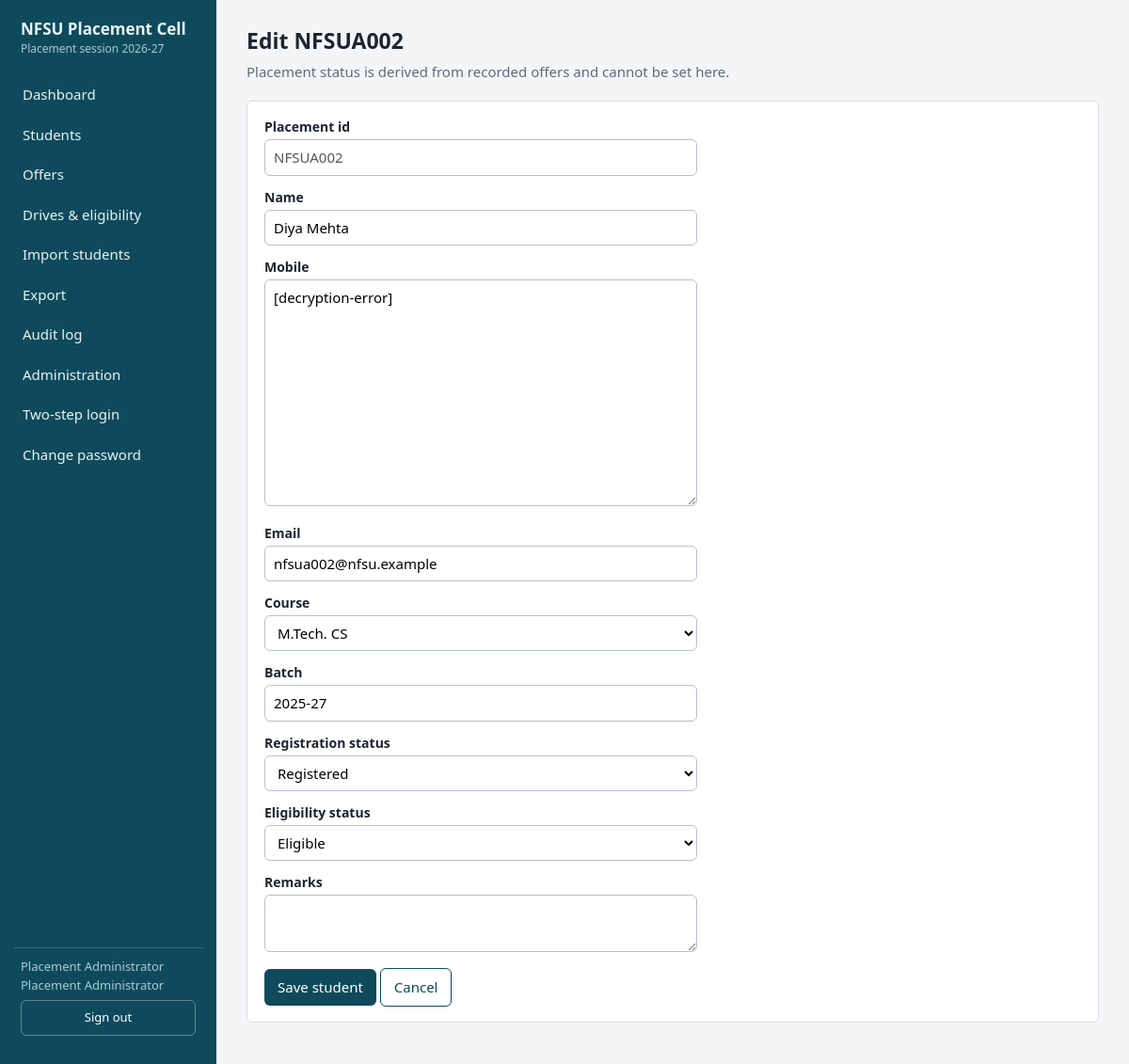
The page /students/2/edit/ (signed in) on the database its author committed.
### core/models.py (models this page shows, shortened)
class User(AbstractUser):
    class Role(models.TextChoices):
        ADMIN = "ADMIN", "Placement Administrator"
        OFFICER = "OFFICER", "Placement Officer"
        COORDINATOR = "COORDINATOR", "Course Coordinator"
        RECRUITER = "RECRUITER", "Company / Recruiter"
        STUDENT = "STUDENT", "Student (read-only)"
    role = models.CharField(max_length=20, choices=Role.choices, default=Role.STUDENT)
    course = models.CharField(max_length=20, choices=COURSES, blank=True,
                              help_text="Coordinators: the one course they may see.")
    company = models.ForeignKey(Company, null=True, blank=True, on_delete=models.SET_NULL,
                                help_text="Recruiters: the one company they may see.")
    student = models.OneToOneField(Student, null=True, blank=True, on_delete=models.SET_NULL,
                                   related_name="login", help_text="Students: their own record.")
    totp_secret = models.CharField(max_length=64, blank=True)
    mfa_enabled = models.BooleanField(default=False)

class Student(models.Model):
    class Registration(models.TextChoices):
        REGISTERED = "REGISTERED", "Registered"
        DEREGISTERED = "DEREGISTERED", "Deregistered"
        NOT_REGISTERED = "NOT_REGISTERED", "Not registered"
    class Eligibility(models.TextChoices):
        ELIGIBLE = "ELIGIBLE", "Eligible"
        INELIGIBLE = "INELIGIBLE", "Ineligible"
        PENDING = "PENDING", "Pending verification"
    placement_id = models.CharField(
        max_length=20, unique=True,
        validators=[RegexValidator(r"^[A-Z0-9\-]{4,20}$", "4-20 chars: capital letters, digits, hyphen.")])
    name = models.CharField(
        max_length=100,
        validators=[RegexValidator(r"^[A-Za-z][A-Za-z .'\-]{1,99}$", "Letters, spaces, . ' - only.")])
    mobile = EncryptedTextField(
        validators=[RegexValidator(r"^[6-9]\d{9}$", "Enter a valid 10-digit Indian mobile number.")])
    email = models.EmailField()
    course = models.CharField(max_length=20, choices=COURSES)
    batch = models.CharField(max_length=9, validators=[RegexValidator(r"^\d{4}-\d{2}$", "Format: 2025-27")])
    registration_status = models.CharField(max_length=20, choices=Registration.choices,
                                           default=Registration.NOT_REGISTERED)
    eligibility_status = models.CharField(max_length=20, choices=Eligibility.choices,
                                          default=Eligibility.PENDING)
    remarks = models.CharField(max_length=500, blank=True)
    is_archived = models.BooleanField(default=False)
    created_at = models.DateTimeField(auto_now_add=True)
    updated_at = models.DateTimeField(auto_now=True)
    AUDIT_FIELDS = ["placement_id", "name", "mobile", "email", "course", "batch",
                    "registration_status", "eligibility_status", "remarks", "is_archived"]
    class Meta:
        ordering = ["placement_id"]

### core/views.py (the view)
# urls.py: path("students/<int:pk>/edit/", views.student_edit, name="student_edit"),
@role_required(*ADMIN_OFFICER)
def student_edit(request, pk):
    s = get_object_or_404(students_for(request.user), pk=pk)
    before = audit.snapshot(s, Student.AUDIT_FIELDS)
    form = StudentForm(request.POST or None, instance=s)
    if request.method == "POST" and form.is_valid():
        s = form.save()
        audit.log(request.user, "STUDENT_UPDATE", s, before, audit.snapshot(s, Student.AUDIT_FIELDS), request=request)
        messages.success(request, "Student updated.")
        return redirect("student_detail", pk=s.pk)
    return render(request, "student_form.html", {"form": form, "title": "Edit %s" % s.placement_id})

### core/forms.py (shortened to what this page needs)
class StudentForm(forms.ModelForm):
    class Meta:
        model = Student
        fields = ["placement_id", "name", "mobile", "email", "course", "batch",
                  "registration_status", "eligibility_status", "remarks"]
        widgets = {"remarks": forms.Textarea(attrs={"rows": 2})}
    def __init__(self, *args, **kwargs):
        super().__init__(*args, **kwargs)
        if self.instance and self.instance.pk:       # placement ID is immutable once created
            self.fields["placement_id"].disabled = True

### core/audit.py (called while the page is built)
def _clean(value):
    return json.loads(json.dumps(value, default=str, sort_keys=True))

def snapshot(obj, fields):
    data = {}
    for f in fields:
        value = getattr(obj, f, None)
        if f == "mobile":
            value = mask_mobile(value or "")
        elif hasattr(value, "pk"):
            value = str(value)
        data[f] = value
    return _clean(data)

### core/permissions.py (called while the page is built, shortened)
def role_required(*roles):
    def deco(view):
        @wraps(view)
        @login_required
        def wrapper(request, *args, **kwargs):
            if request.user.role not in roles:
                audit.log(request.user, "ACCESS_DENIED", request=request,
                          note="%s %s" % (request.method, request.path))
                return render(request, "403.html", status=403)
            return view(request, *args, **kwargs)
        return wrapper
    return deco

def students_for(user):
    qs = Student.objects.all()
    if user.role in (R.ADMIN, R.OFFICER):
        return qs

### core/security.py (called while the page is built)
def _fernet():
    raw = settings.FIELD_ENCRYPTION_KEY or settings.SECRET_KEY
    key = base64.urlsafe_b64encode(hashlib.sha256(raw.encode()).digest())
    return Fernet(key)

def mask_mobile(value: str) -> str:
    value = value or ""
    return ("*" * max(len(value) - 4, 0)) + value[-4:]

    def from_db_value(self, value, expression, connection):
        if not value:
            return value
        try:
            return _fernet().decrypt(value.encode()).decode()
        except InvalidToken:
            return "[decryption-error]"

### templates/student_form.html
{% extends "base.html" %}{% block title %}{{ title }}{% endblock %}
{% block content %}<h1>{{ title }}</h1><p class="sub">Placement status is derived from recorded offers and cannot be set here.</p>
<form method="post" class="panel">{% csrf_token %}{% include "_form.html" %}<button type="submit">Save student</button> <a class="btn alt" href="{% url 'student_list' %}">Cancel</a></form>{% endblock %}

### templates/base.html (shortened to what this page needs)
{% load static %}<!doctype html>
<html lang="en"><head><meta charset="utf-8"><meta name="viewport" content="width=device-width,initial-scale=1">
<link rel="stylesheet" href="{% static 'style.css' %}"></head>
<body>
{% if user.is_authenticated %}
<div class="shell">
<nav class="side" aria-label="Main">
  <div class="brand">NFSU Placement Cell<small>Placement session 2026-27</small></div>
  {% if user.role == "ADMIN" or user.role == "OFFICER" or user.role == "COORDINATOR" %}
    <a href="{% url 'dashboard' %}">Dashboard</a>
    <a href="{% url 'student_list' %}">Students</a>
    <a href="{% url 'offer_list' %}">Offers</a>
    <a href="{% url 'drive_list' %}">Drives &amp; eligibility</a>
  {% endif %}
  {% if user.role == "ADMIN" or user.role == "OFFICER" %}
    <a href="{% url 'student_import' %}">Import students</a>
    <a href="{% url 'export' %}">Export</a>
  {% endif %}
  {% if user.role == "ADMIN" %}
    <a href="{% url 'audit_list' %}">Audit log</a>
    <a href="/admin-console/">Administration</a>
  {% endif %}
  <a href="{% url 'security_settings' %}">Two-step login</a>
  <a href="{% url 'password_change' %}">Change password</a>
  <div class="who">{{ user.get_full_name|default:user.username }}<br>{{ user.get_role_display }}
    <form method="post" action="{% url 'logout' %}">{% csrf_token %}<button type="submit">Sign out</button></form></div>
</nav>
<main class="main">
{% else %}<main class="login">{% endif %}
{% block content %}{% endblock %}
</main>
{% if user.is_authenticated %}</div>{% endif %}
</body></html>

### templates/_form.html (shortened to what this page needs)
{% for f in form %}
<div class="frow"><label for="{{ f.id_for_label }}">{{ f.label }}</label>{{ f }}
{% for e in f.errors %}<div class="err">{{ e }}</div>{% endfor %}</div>
{% endfor %}

### static/style.css (style rules this page uses)
:root { --bg:#f4f5f7;--surface:#fff;--ink:#1c2530;--muted:#5d6b7a;--line:#d8dde3;--brand:#0e4a5b;--brand-2:#e8f1f3; --ok:#1b7a45;--ok-bg:#e5f4eb;--warn:#9a5b00;--warn-bg:#fdf1db;--bad:#b3261e;--bad-bg:#fbe7e5;--r:6px }
* { box-sizing:border-box }
body { margin:0;font:15px/1.5 "Segoe UI",system-ui,-apple-system,Roboto,Arial,sans-serif;color:var(--ink);background:var(--bg) }
a { color:var(--brand) }
.shell { display:grid;grid-template-columns:230px 1fr;min-height:100vh }
.side { background:var(--brand);color:#e9f3f5;padding:20px 14px;display:flex;flex-direction:column;gap:4px }
.brand { font-weight:700;font-size:17px;line-height:1.25;margin-bottom:18px;padding:0 8px }
.brand small { display:block;font-weight:400;font-size:12px;color:#a9cbd3;margin-top:3px }
.side a { color:#e9f3f5;text-decoration:none;padding:8px 10px;border-radius:var(--r) }
.side .who { margin-top:auto;font-size:13px;color:#a9cbd3;padding:10px 8px;border-top:1px solid rgba(255,255,255,.18) }
.side form { margin:6px 0 0 }
.main { padding:26px 32px;max-width:1280px;width:100% }
h1 { font-size:23px;margin:0 0 4px }
.sub { color:var(--muted);margin:0 0 20px }
.panel { background:var(--surface);border:1px solid var(--line);border-radius:var(--r);padding:16px 18px;margin-bottom:18px }
.btn,button { font:inherit;background:var(--brand);color:#fff;border:0;border-radius:var(--r);padding:8px 14px;cursor:pointer;text-decoration:none;display:inline-block }
.btn.alt,button.alt { background:#fff;color:var(--brand);border:1px solid var(--brand) }
.side button { background:transparent;border:1px solid rgba(255,255,255,.35);width:100% }
input,select,textarea { font:inherit;padding:7px 9px;border:1px solid #b7c0ca;border-radius:var(--r);background:#fff;max-width:100% }
.frow { margin-bottom:12px }
.frow label { display:block;font-weight:600;font-size:14px;margin-bottom:3px }
.frow input,.frow select,.frow textarea { width:100%;max-width:460px }

### rows shown on the page
User: get_full_name "Placement Administrator", role "Placement Administrator"
Student: form "NFSUA002" "Diya Mehta" "[decryption-error]" "nfsua002@nfsu.example" "M.Tech. CS" "2025-27" "Registered" "Eligible"

### other values the page prints
{{ title }} "Edit NFSUA002"
{{ f.label }} "Placement id" "Name" "Mobile" "Email" "Course" "Batch" "Registration status" "Eligibility status" "Remarks"
